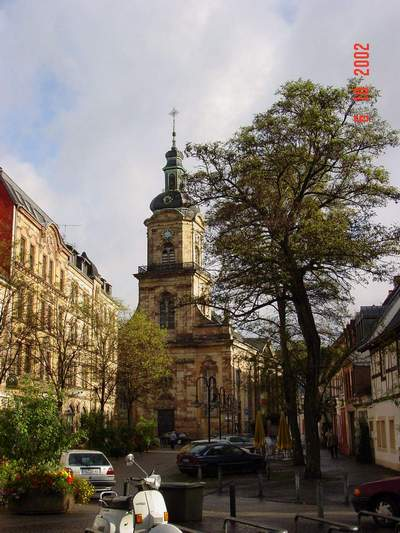
#> input picture 1-1/CB1501007/Computer and Programming Entry/Python 2023 실습코드/7400 GUI - Image Processing/3100 - 이미지 기초 1-(a)/church.JPG, 400 x 533 px, found by its file name
$ python 'Image Apply - 350 Rotate-image.py'
#> lines starting #> are read from the running program, lines starting #| are printed output that depends on the picture

from PIL import Image

src_im = Image.open("church.jpg")
#> src_im is the input picture: PIL image 400x533 RGB; mean R, G, B 122.6, 114.6, 105.6
angle = 45
size = 100, 100

dst_im = Image.new("RGBA", (300,300), (100,120,180) )
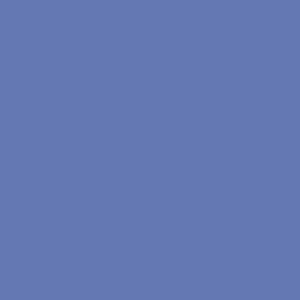
#> dst_im: PIL image 300x300 RGBA; mean R, G, B, A 100, 120, 180, 255
im = src_im.convert('RGBA')
rot1 = im.rotate( angle, expand=1 ).resize(size)
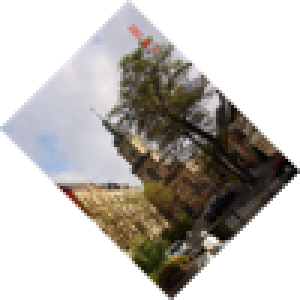
#> rot1: PIL image 100x100 RGBA (shown 3 times larger); mean R, G, B, A 62.1, 58.1, 53.8, 124.7; transparent parts drawn white
rot2 = im.rotate( angle*3, expand=1 ).resize(size)
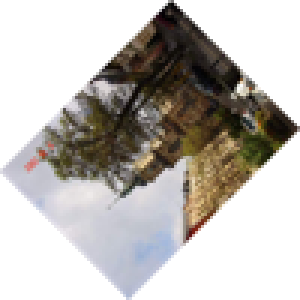
#> rot2: PIL image 100x100 RGBA (shown 3 times larger); mean R, G, B, A 62.3, 58.3, 53.8, 124.7; transparent parts drawn white
dst_im.paste( rot1, (50, 50), rot1 )
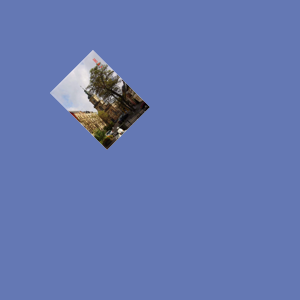
#> dst_im: PIL image 300x300 RGBA; mean R, G, B, A 101.2, 119.7, 176, 254.9; transparent parts drawn white
dst_im.paste( rot2, (150, 150), rot2 )
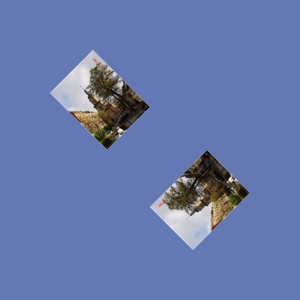
#> dst_im: PIL image 300x300 RGBA; mean R, G, B, A 102.5, 119.4, 171.9, 254.7; transparent parts drawn white
dst_im.show()
